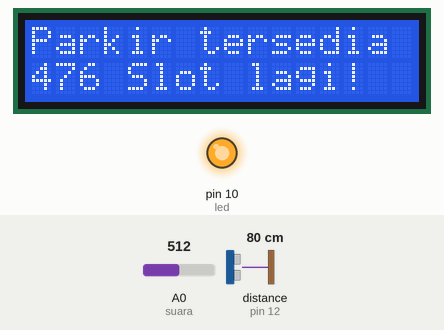
This sketch was run on a simulated Arduino Uno, built with avr-gcc and run on an emulated ATmega328P. Parts: 16×2 character LCD, output pins drawn as LEDs (lit = HIGH). Wiring (inferred from the names in the program): ultrasonic range finder: trigger pin 13; echo pin 12. Inputs (shaded band) come from the test bench; at power-on: distance to the obstacle (sensor on pin 12) 80 cm, A0 (suara) = 512. The echo pulse lasts 58.3 µs per cm; pins used as bus, display or sensor lines are not drawn; what the sketch prints to the serial monitor is not drawn.

Above: at 1.2 s.
1.3 s: distance to the obstacle (sensor on pin 12) set to 23 cm
3.3 s: distance to the obstacle (sensor on pin 12) set to 18 cm
At 5.5 s:
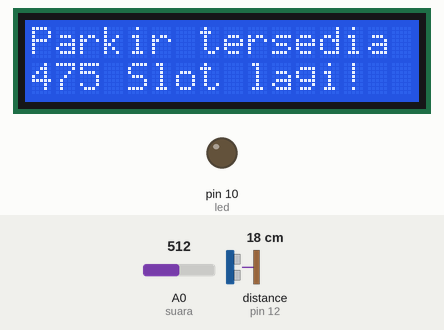
5.8 s: distance to the obstacle (sensor on pin 12) set to 35 cm
At 7.9 s:
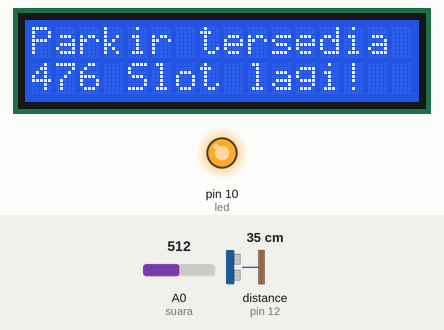
8.3 s: distance to the obstacle (sensor on pin 12) set to 2 cm
At 8.98 s:
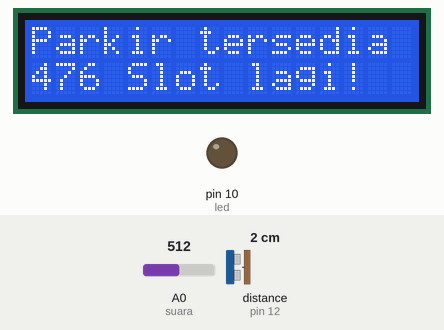
Timing chart, 0 to 11.3 s (numbered marks = the images above; inputs shaded):
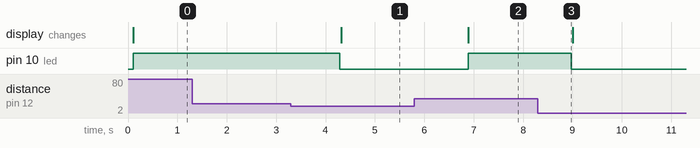

Measured:
- the behaviour switches between 21 and 20 cm on distance to the obstacle (sensor on pin 12) (found by bisection; images 0 and 1)
- after the input at 1.3 s, every drawn part: stays the same
- after the input at 3.3 s, pin 10 (led): HIGH → LOW after 0.99 s; the display: changes after 1.0 s (image 1)
- after the input at 5.8 s, pin 10 (led): LOW → HIGH after 1.1 s; the display: changes after 1.1 s (image 2)
- after the input at 8.3 s, pin 10 (led): HIGH → LOW after 0.68 s

The sketch:

PROJECT_ERC_KELOMPOK_3.ino
```cpp
#include <LiquidCrystal_I2C.h>
LiquidCrystal_I2C lcd(0x27, 16, 2);

const int trigPin = 13;
const int echoPin = 12;
const int suara = A0;
int led = 10;
bool realCarJarak = false;
bool realCarSuara = false;
String ada = "Parkir tersedia";
String tidakAda = "PARKIR HABIS";
int parkirTerisi = 0;
int jumlahParkir = 476;

int sisaParkir;
int duration;
int jarak;
int valueSuara;

String message (int a){
  String b;
  b = a;
  return b + " Slot lagi!";
}

void read(){
  digitalWrite(trigPin, HIGH);
  delayMicroseconds(10);
  digitalWrite(trigPin, LOW);
  duration = pulseIn(echoPin, HIGH);
  int jarak = duration / 58;

  valueSuara = analogRead(suara);
  jarak < 20? realCarJarak = true : realCarJarak = false;
  valueSuara > 100? realCarSuara = true : realCarSuara = false;

  sisaParkir = jumlahParkir - parkirTerisi;
  if(sisaParkir != 0){
  lcd.setCursor(0, 0);
  lcd.print(ada);
  lcd.setCursor(0, 1);
  lcd.print(message (sisaParkir));

  }else{
  lcd.setCursor(0, 0);
  lcd.print(tidakAda);
  lcd.setCursor(0, 1);
  lcd.print("----------------");
  }

}

void setup() {
  Serial.begin(9600);
  pinMode(trigPin, OUTPUT);
  pinMode(echoPin, INPUT);
  pinMode(suara, INPUT);
  pinMode(led, OUTPUT);

  lcd.init();
  lcd.backlight();
}

void loop() {
  read();

  //Untuk mengetahui kondisi prakir pada monitor serial
  Serial.print("Ada mobil : ");
  Serial.println(realCarJarak); // 1 = ada mobil/objek, 0 = tidak ada mobil/objek
  Serial.print("Suara Mobil : ");
  Serial.println(realCarSuara); // 1 = ada suara mobil, 0 = tidak ada suara mobil
  Serial.println("==========================================="); // pemisah

                                        //PENJELASAN PER SYNTAX
  if(!realCarJarak && !realCarSuara || //gaada mobil dan gaada suara
      !realCarJarak && realCarSuara){ // gaada mobil dan ada suara
    digitalWrite(led, HIGH);          //lampu nyala
  }else if(realCarJarak && realCarSuara){//ada mobil dan ada suara maka akan masuk infinite loop
  parkirTerisi++;
  digitalWrite(led, LOW);               //lampu mati
    while(true){
      read();                           //dibaca lagi
    if(!realCarJarak){ //jika sudah gaada mobil dan suara lagi maka akan keluar infinite loop
    parkirTerisi--;
      break;
      }

    }
    }
  delay(1000);
}
```
